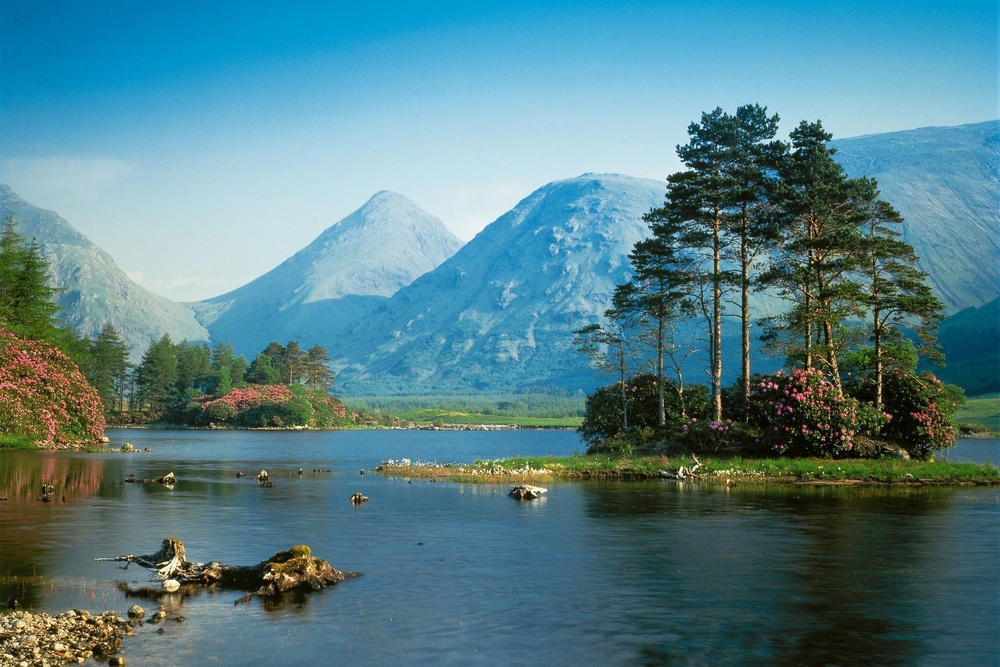
%> input picture SEMESTER -7/LAB/IT WORKSHOP SCILAB MATLAB LABORATORY INT-319/ALL MATLAB Codes /image1.jpg, 1000 x 667 px, shrunk from 1999 x 1333 before the run
$ octave edge_detection.m   (GNU Octave 9; MATLAB toolbox functions it lacks are replaced by stand-ins)
%> lines starting %> are read from the running program, lines starting %| are printed output that depends on the picture; in (x1, y1, x2, y2) boxes, pixels count from 0 and x2, y2 are one past the last pixel; in counts of white or black regions, pixels touching at a corner belong together; the program's own positions count from 1
%% Image Edge Detection with File Selector
% Select image file
[fname, fpath] = uigetfile({'*.jpg;*.png;*.jpeg;*.tif;*.bmp'}, 'Select Image');
%> the answer given: image1.jpg
a = imread([fpath, fname]);
%> a is the input picture: size 667x1000x3 uint8; mean R, G, B 84.2, 127.3, 135.7

% Convert to grayscale (works for both RGB and grayscale)
b = im2gray(a);
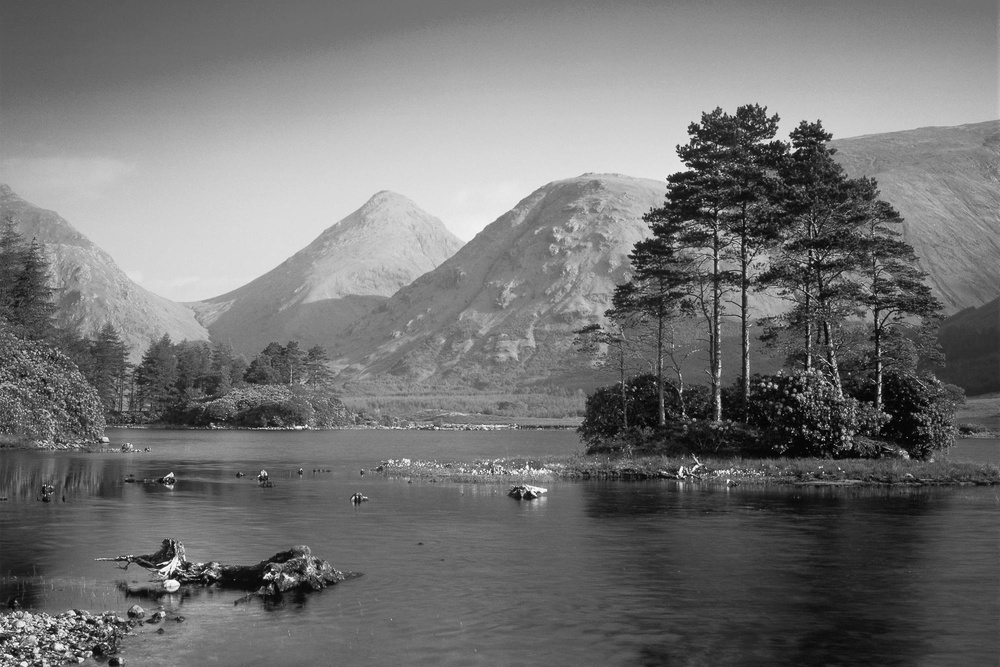
%> b: size 667x1000 uint8; min 0, max 254, mean 115.4

% Apply edge detection methods
sobel_edge = edge(b, 'sobel');
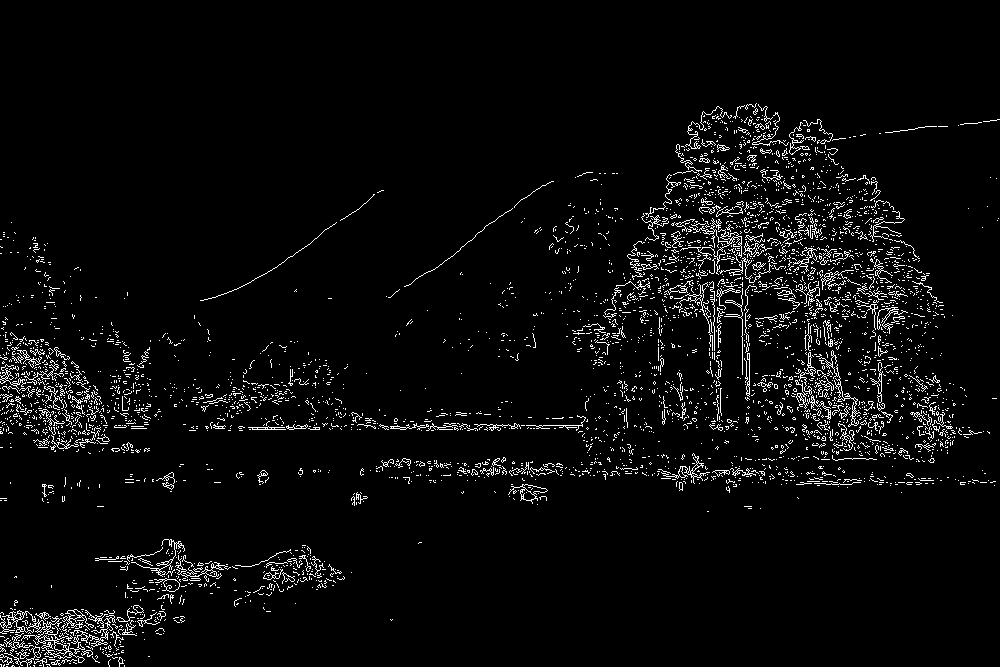
%> sobel_edge: size 667x1000 logical; 4% white in thin lines or dots, all inside (x1, y1, x2, y2) = (0, 103, 1000, 667)
prewitt_edge = edge(b, 'prewitt');
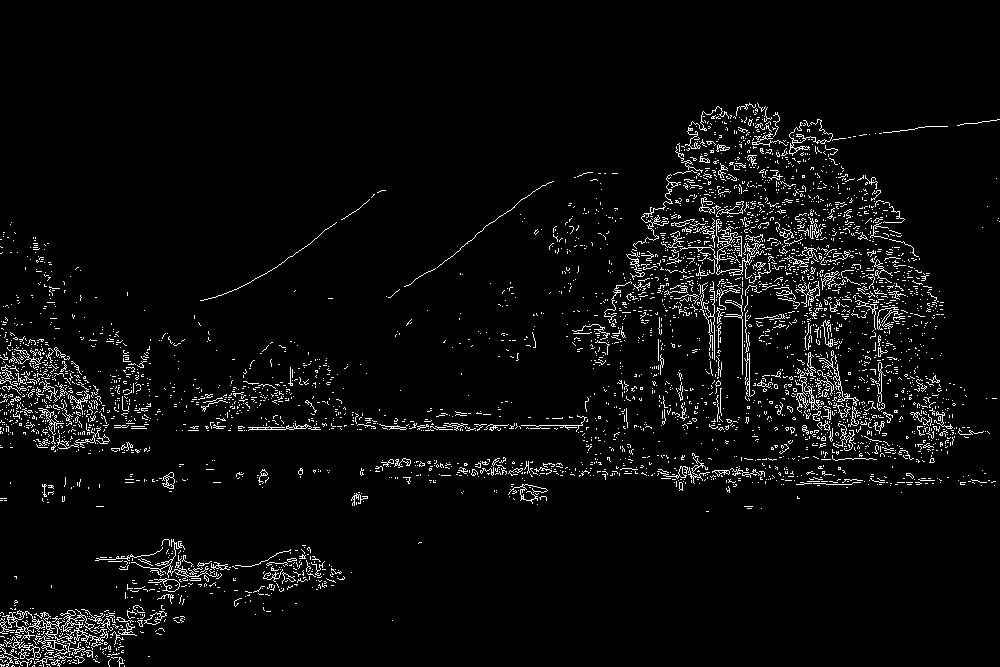
%> prewitt_edge: size 667x1000 logical; 4.1% white in thin lines or dots, all inside (x1, y1, x2, y2) = (0, 103, 1000, 667)
roberts_edge = edge(b, 'roberts');
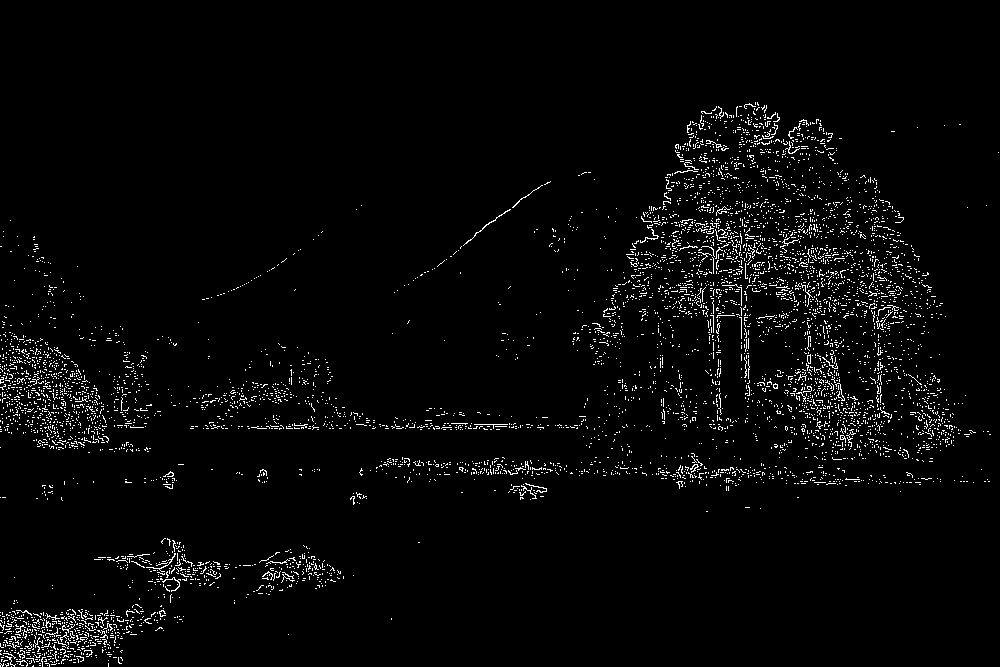
%> roberts_edge: size 667x1000 logical; 2.8% white in thin lines or dots, all inside (x1, y1, x2, y2) = (0, 102, 999, 667)
canny_edge = edge(b, 'canny');
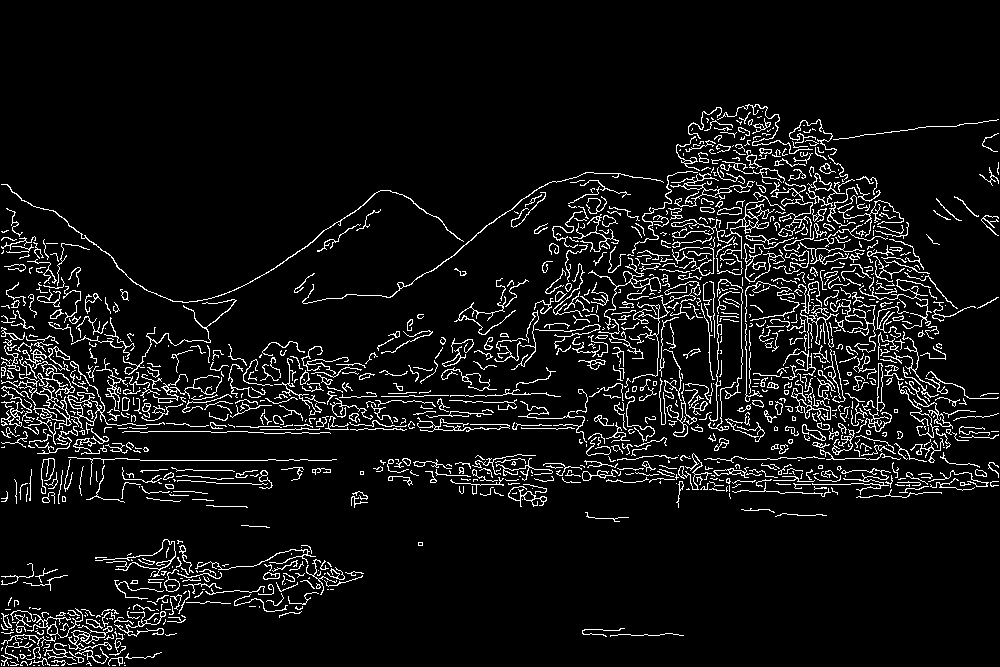
%> canny_edge: size 667x1000 logical; 7.2% white in thin lines or dots, all inside (x1, y1, x2, y2) = (1, 104, 999, 666)

% Display results
figure;
subplot(2,3,1); imshow(a); title('Original Image');
subplot(2,3,2); imshow(sobel_edge); title('Sobel Operator');
subplot(2,3,3); imshow(prewitt_edge); title('Prewitt Operator');
subplot(2,3,4); imshow(roberts_edge); title('Roberts Operator');
subplot(2,3,5); imshow(canny_edge); title('Canny Operator');
subplot(2,3,6); imshow(b); title('Grayscale');

$ run again, on SEMESTER -7/LAB/IT WORKSHOP SCILAB MATLAB LABORATORY INT-319/ALL MATLAB Codes /image5.jpg
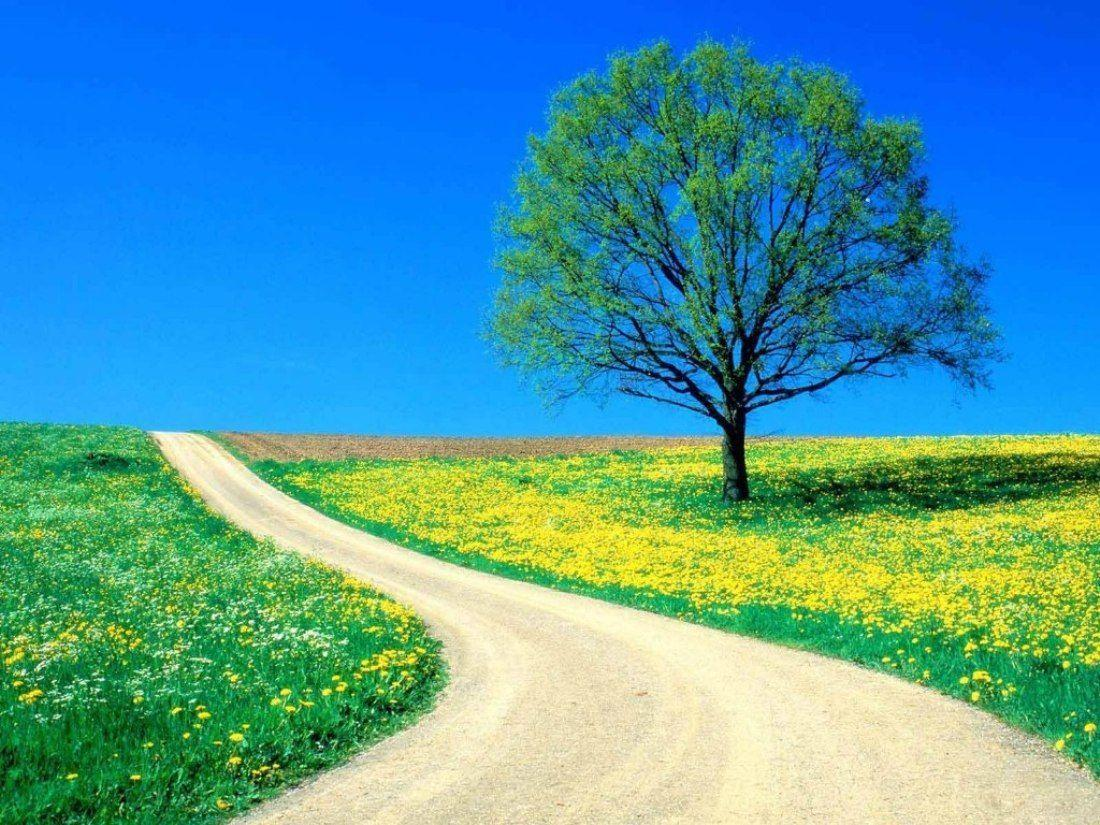
%> input picture SEMESTER -7/LAB/IT WORKSHOP SCILAB MATLAB LABORATORY INT-319/ALL MATLAB Codes /image5.jpg, 1100 x 825 px
%> a is the input picture: size 825x1100x3 uint8; mean R, G, B 78.7, 154.2, 164.4
%> `sobel_edge = edge(b, 'sobel');`:
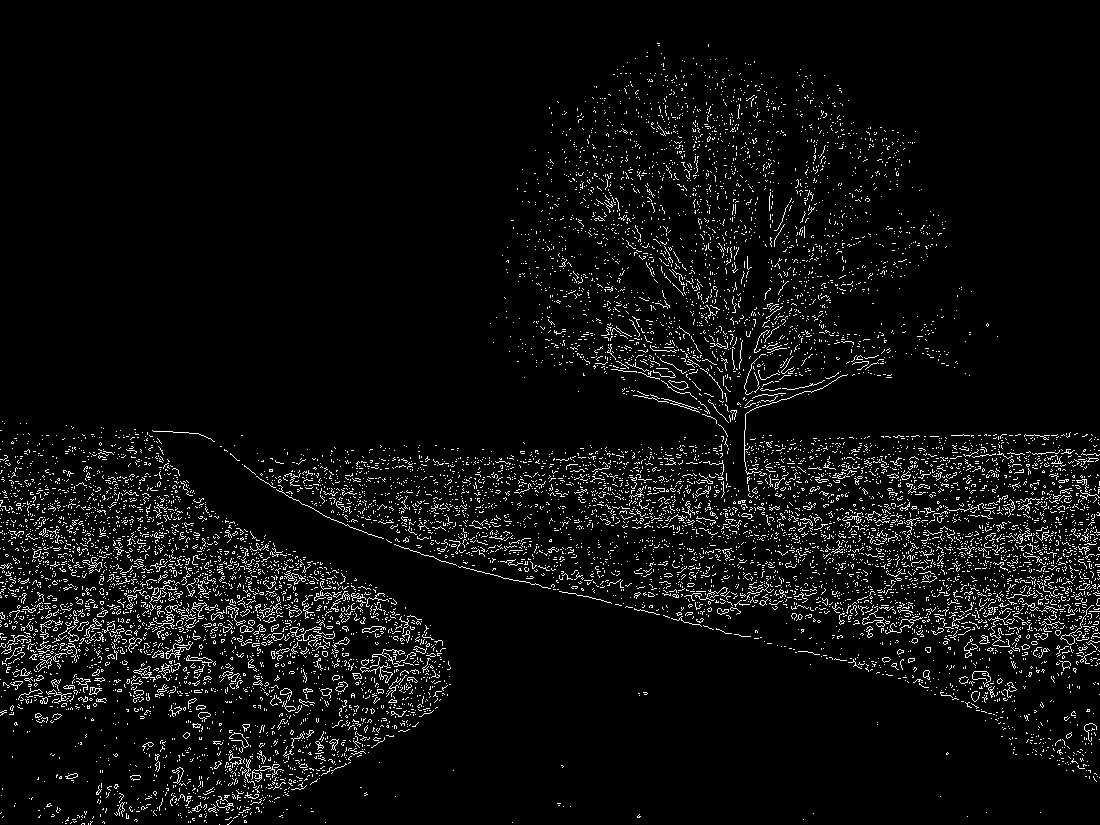
%> sobel_edge: size 825x1100 logical; 5.1% white in thin lines or dots
%> prewitt_edge: size 825x1100 logical; 5.1% white in thin lines or dots
%> roberts_edge: size 825x1100 logical; 2.9% white in thin lines or dots
%> `canny_edge = edge(b, 'canny');`:
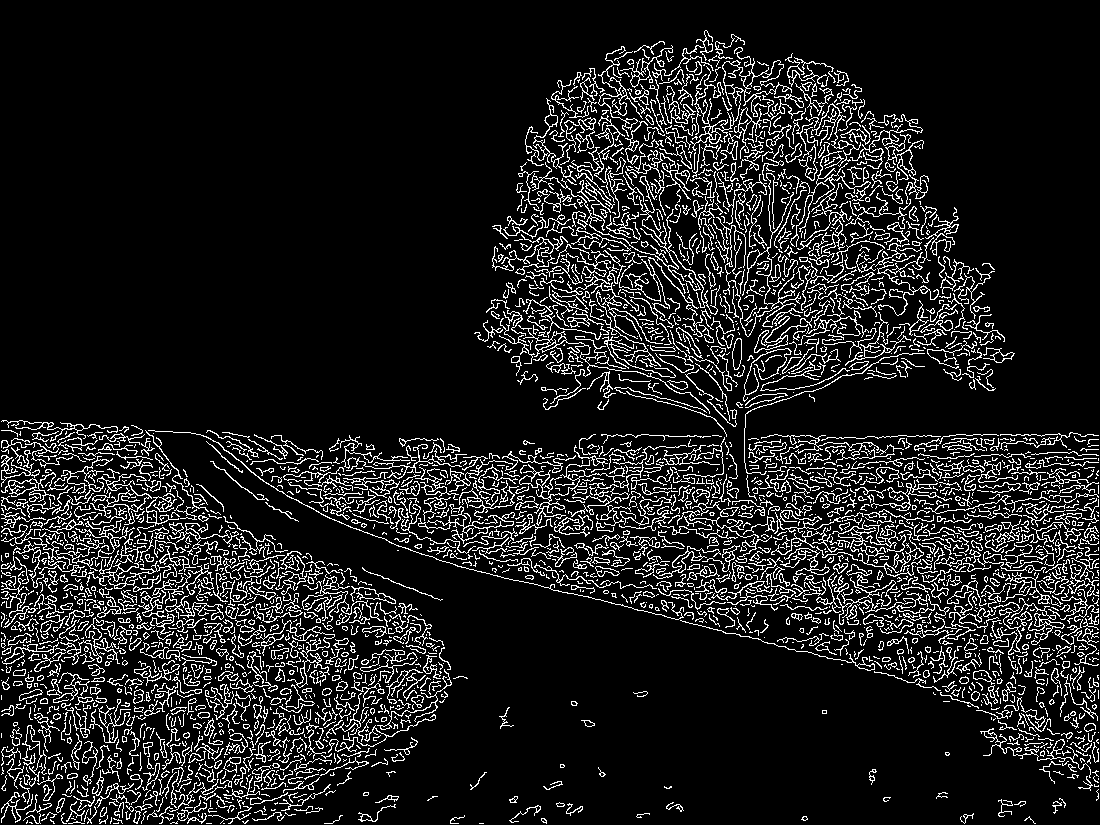
%> canny_edge: size 825x1100 logical; 11.6% white in thin lines or dots

$ run again, on SEMESTER -7/LAB/IT WORKSHOP SCILAB MATLAB LABORATORY INT-319/ALL MATLAB Codes /rice.png
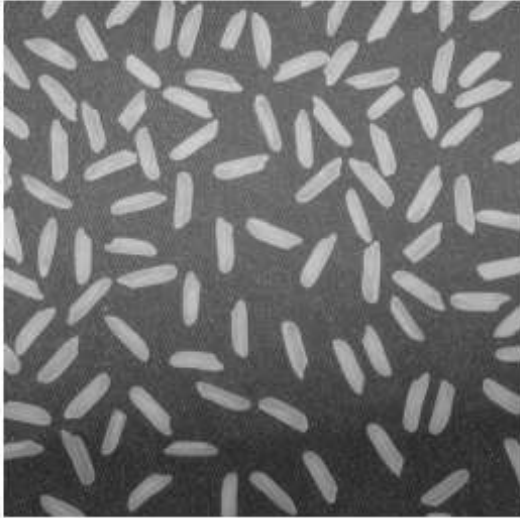
%> input picture SEMESTER -7/LAB/IT WORKSHOP SCILAB MATLAB LABORATORY INT-319/ALL MATLAB Codes /rice.png, 520 x 518 px
%> a is the input picture: size 518x520x3 uint8; min 32, max 255, mean 111.7
%> `sobel_edge = edge(b, 'sobel');`:
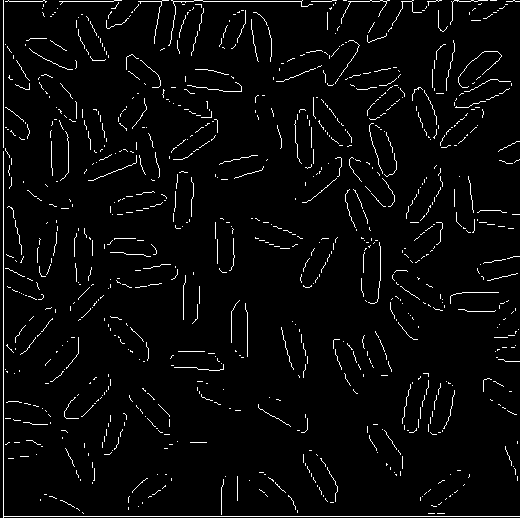
%> sobel_edge: size 518x520 logical; 3.4% white in thin lines or dots
%> prewitt_edge: size 518x520 logical; 3.4% white in thin lines or dots
%> roberts_edge: size 518x520 logical; 1.6% white in thin lines or dots
%> `canny_edge = edge(b, 'canny');`:
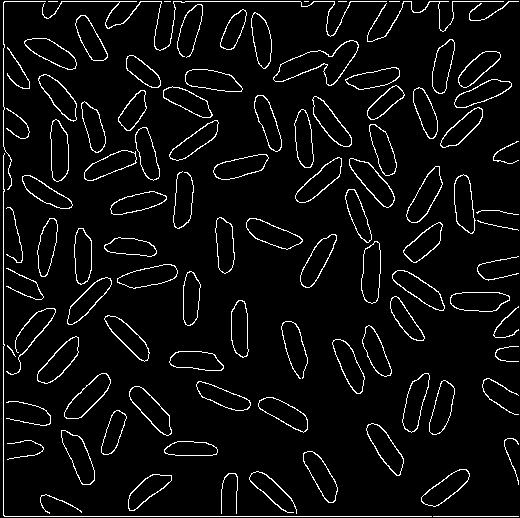
%> canny_edge: size 518x520 logical; 5.3% white in thin lines or dots
